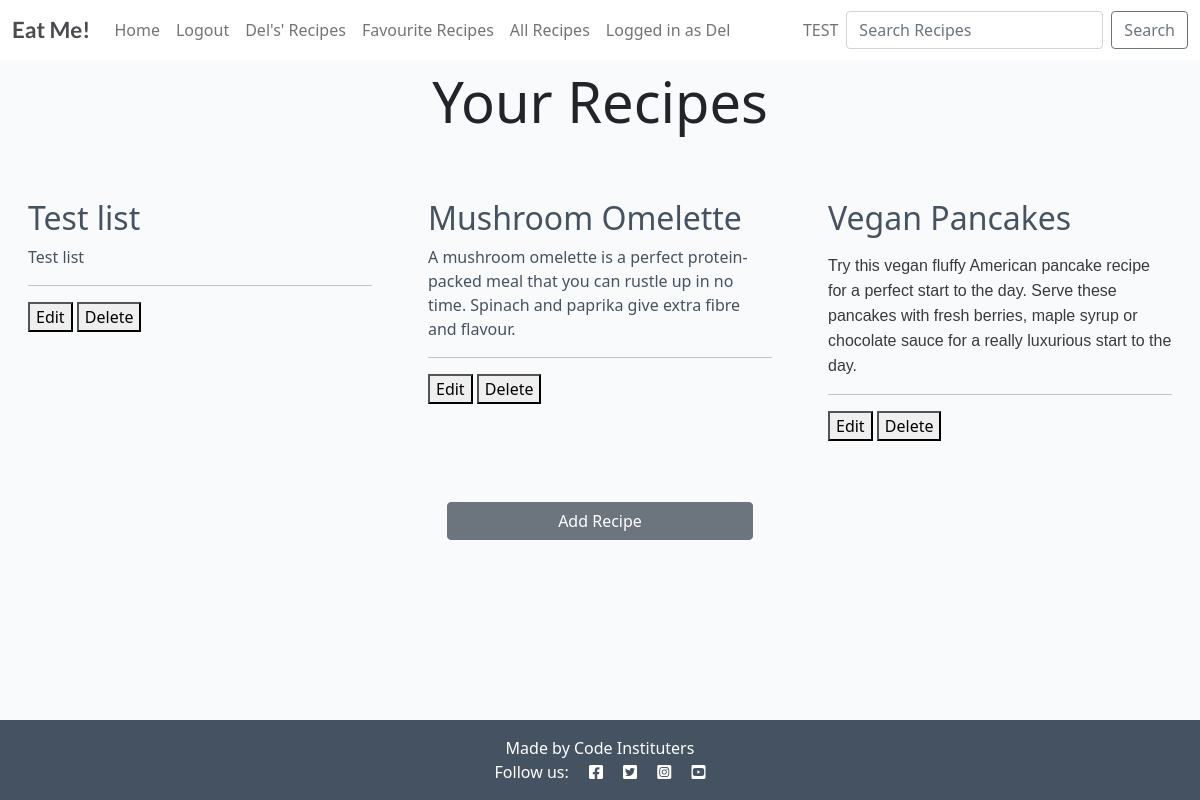
/your_recipes/ (signed in), run on the app's committed database.
### post/models.py (models this page shows, shortened)
class Post(models.Model):
    title = models.CharField(max_length=200, unique=True)
    slug = models.SlugField(max_length=200, unique=True)
    author = models.ForeignKey(
        User, on_delete=models.CASCADE, related_name="recipes", null=True
        )
    published_on = models.DateTimeField(auto_now=True)
    updated_on = models.DateTimeField(auto_now=True)
    description = models.TextField()
    ingredients = models.TextField()
    method = models.TextField()
    is_vegan = models.BooleanField(default=False)
    image = CloudinaryField('image', default='placeholder')
    likes = models.ManyToManyField(User, related_name='post_likes', blank=True)
    class Meta:
        ordering = ['-published_on']

### post/views.py (the view)
# urls.py: path('your_recipes/', views.UsersRecipeList.as_view(), name='your_recipes'),
class UsersRecipeList(generic.ListView):
    def get(self, request):
        if request.user.is_authenticated:
            posts = Post.objects.filter(author=request.user)
            context = {
                "posts": posts,
            }
            paginate_by = 6
            return render(request, 'your_recipes.html', context)
        else:
            return render(request, 'your_recipes.html')

### templates/your_recipes.html (shortened to what this page needs)
{% extends "base.html" %}
{% block content %}
{% if user.is_authenticated %}
    <h1 class="h1 display-4 mt-2 text-center">Your Recipes </h1>
    <div class="container-fluid">
        <div class="row">
            <div class="col-12 mt-3 left">
                <div class="row">
                    {% for post in posts %}
                    <div class="col-md-4">
                        <div class="card mb-4">
                            <div class="card-body">
                                <div class="image-container">
                                </div>
                                <a href="{% url 'post_detail' post.slug %}" class="post-link">
                                    <h2 class="card-title">{{ post.title }}</h2>
                                    <p class="card-text">{{ post.description|safe }}</p>
                                </a>
                                <hr />
                                <a href="{% url 'edit_recipe' post.id %}"><button>Edit</button></a>
                                <a href="{% url 'delete_recipe' post.id %}">
                                    <button type="submit" onclick="return confirm(
                                        'Are you sure you want to delete this recipe?'
                                        )">Delete
                                    </button>
                                </a>
                            </div>
                        </div>
                    </div>
                    {% endfor %}
                </div>
            </div>
        </div>
    </div>
    <div class=" row d-flex justify-content-center align-content-center "> <a href="{% url 'add_recipes' %}"
        class="btn btn-secondary col-3" style="margin-top: 1.3em;">Add Recipe</a> </div>
{% else %}
<p>You do not have any recipes yet. Sign in or register to create recipes.</p>
{% endif %}
        {% endblock %}

### templates/base.html (shortened to what this page needs)
{% load static %}
<!DOCTYPE html>
<html class="h-100">
<head>
    <link rel="stylesheet" href="https://cdnjs.cloudflare.com/ajax/libs/font-awesome/5.15.3/css/all.min.css">
    <link href="https://cdn.jsdelivr.net/npm/bootstrap@5.0.1/dist/css/bootstrap.min.css" rel="stylesheet"
>
    <link rel="stylesheet" href="{% static 'css/style.css' %}">
</head>
<body class="d-flex flex-column h-100 main-bg">
    <nav class="navbar navbar-expand-lg navbar-light bg-white">
        <div class="container-fluid">
            <a class="navbar-brand" href="{% url 'home' %}"><span class="brand">Eat Me!</span></a>
            <div class="collapse navbar-collapse" id="navbarText">
                <ul class="navbar-nav me-auto mb-2 mb-lg-0">
                    {% url 'home' as home %}
                    <!-- {% url 'home' as home %}
                    {% url 'home' as home %} -->
                    <li class="nav-item">
                        <a class="nav-link {% if request.path == home %} active {% endif %} " aria-current="page" href="{% url 'home' %}">Home</a>
                    </li>
                    {% if user.is_authenticated %}
                    <li class="nav-item">
                        <a class="nav-link" href="{% url 'account_logout' %}">Logout</a>
                    </li>
                    <li class="nav-item">
                        <a class="nav-link" href="{% url 'your_recipes' %}">{{ user | title }}'s' Recipes</a>
                    </li>
                    <li class="nav-item">
                        <a class="nav-link" href="{% url 'favourite_recipes' %}">Favourite Recipes</a>
                    </li>
                    {% endif %}
                    <li>
                        <a class="nav-link" href="{% url 'recipes' %}">All Recipes</a>
                    </li>
                    {% if user.is_authenticated %}
                    <li class= font-italic>
                        <a class="nav-link float-right" href="{% url 'your_recipes' %}"><span class= font-italic>Logged in as {{ user|title }}</span></a>
                    </li>
                    {% endif %}
                </ul>
                <div class="collapse navbar-collapse" id="navbarText">
                    <ul class="navbar-nav ms-auto mb-2 mb-lg-0">
                        <li>
                            <a class="nav-link" href="{% url 'recipes' %}">TEST</a>
                        </li>
                    </ul>
                    </div>
                <form class="d-flex" method=POST action="{% url 'search_recipes' %}">
                    <input class="form-control me-2" type="search"
                    placeholder="Search Recipes" aria-label="Search"
                    name="searched">
                    <button class="btn btn-outline-secondary" type="submit">Search</button>
                </form>
            </div>
        </div>
    </nav>
    <main class="flex-shrink-0 main-bg">
        {% block content %}{% endblock content %}
    </main>
    <footer class="footer mt-auto py-3 dark-bg">
        <p class="m-0 text-center text-white">Made by Code Instituters</p>
        <p class="m-0 text-center text-white">Follow us: <i class="fab fa-facebook-square ms-3"></i>
            <i class="fab fa-twitter-square ms-3"></i>
            <i class="fab fa-instagram-square ms-3"></i>
            <i class="fab fa-youtube-square ms-3"></i></p>
    </footer>
</body>
</html>

### static/css/style.css (style rules this page uses)
body { background-color: #F9FAFC; }
.brand { font-family: Lato, sans-serif; font-size: 1.4rem; font-weight: 700; color: #4A4A4F; }
.dark-bg { background-color: #445261; }
.main-bg { background-color: #F9FAFC; }
.card { border: none; background-color: transparent; }
.image-container { position: relative; }
.post-link { text-decoration: none; color: #445261; }

### data on the page
Post: title "Test list", description "Test list"
Post: title "Mushroom Omelette", description "A mushroom omelette is a perfect protein-packed meal that you can rustle up in no time. Spinach and paprika give extra fibre and flavour."
Post: title "Vegan Pancakes", description "Try this vegan fluffy American pancake recipe for a perfect start to the day. Serve these pancakes with fresh berries, maple syrup or chocolate sauce for a really luxurious start to the day."

### other printed values
{{ user | title }} "Del"
{{ user|title }} "Del"
